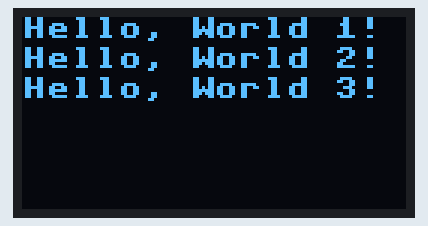
A program run on a simulated ESP32 board running MicroPython. Shown: 128×64 one-colour display. Library files of the repository ran but are not shown: ssd1306.py. At 0.1 s the program stops and its outputs stay as they are.

Above: at 0.1 s.

The program:

main.py
```python
# OLED:     ESP32:
# GND -->   GND
# VDD -->   3V3
# SCK -->   GIPO22 (SCL)
# SDA -->   GIPO21 (SDA)

from machine import Pin, I2C
import ssd1306
from time import sleep

# ESP32 Pin assignment
i2c = I2C(-1, scl=Pin(22), sda=Pin(21))

# ESP8266 Pin assignment
#i2c = I2C(-1, scl=Pin(5), sda=Pin(4))

oled_width = 128
oled_height = 64
oled = ssd1306.SSD1306_I2C(oled_width, oled_height, i2c)

oled.text('Hello, World 1!', 0, 0)
oled.text('Hello, World 2!', 0, 10)
oled.text('Hello, World 3!', 0, 20)

oled.show()
```
